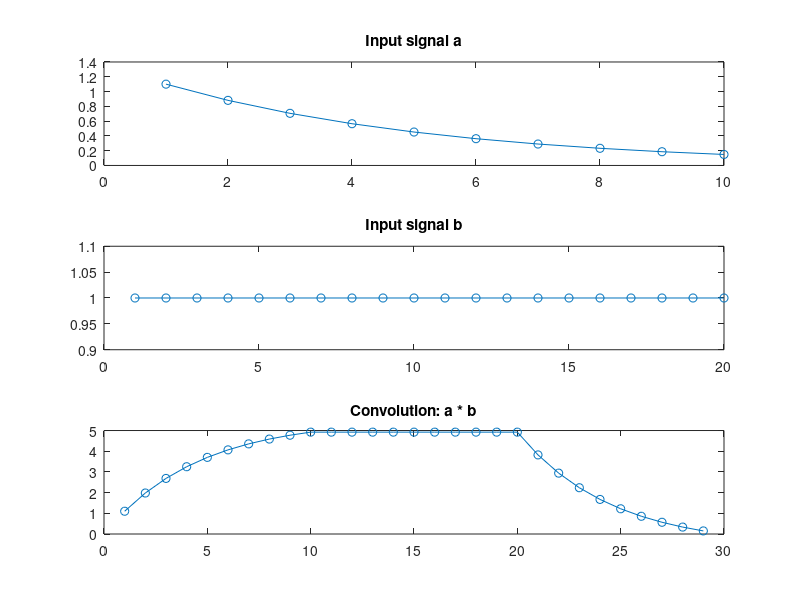
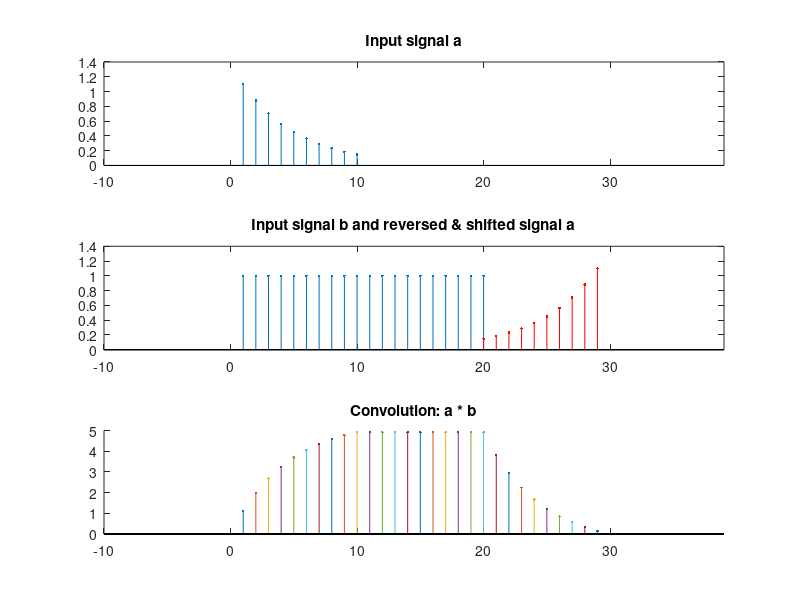

Reproduce these figures in MATLAB, in order.
% Example of computing 1-D convolution
%
% Guillermo Gallego

% You can run the entire script by pressing the F5 key
% Or, you can evaluate one or more lines by selecting them and pressing the
% F9 key (without needing to copy them to the prompt in the Command Window)

clear all % clear all variables in the workspace
close all % close all figures
clc       % clear the command window

% Convolution example
Na = 10;
x = linspace(0,1,Na);
a = 1.1*exp(-2*abs(x));
b = ones(1,2*Na);
c = conv(a,b);

figure, 
subplot(3,1,1), plot(a,'-o'), title('Input signal a')
subplot(3,1,2), plot(b,'-o'), title('Input signal b')
subplot(3,1,3), plot(c,'-o'), title('Convolution: a * b')


%% Display an animated movie of the convolution operation
a_rev = fliplr(a);
Nb = numel(b);
length_result = Na + Nb - 1;
xa = -Na;
xb = length_result + Na;

figID = figure;
subplot(3,1,1), stem(a,'.'), xlim([xa,xb]), title('Input signal a')
subplot(3,1,2), 
subplot(3,1,3), title('Convolution: a * b')
b_tmp = [zeros(1,Na), b, zeros(1,Na)]; % zero-pad b to model when the signals do not fully overlap
result = zeros(1,length_result); % avoid dynamic memory allocation
for k=1:(Na+Nb-1)
    figure(figID)
    % Compute one sample of the convolution
    result(k) = sum( a_rev.*b_tmp((1:Na)+k) );
    
    % Display result
    subplot(3,1,2), stem(b,'.')
    hold on, stem((1:Na)+(k-Na), a_rev,'r.'), hold off
    xlim([xa,xb])
    title('Input signal b and reversed & shifted signal a')
%     
    subplot(3,1,3), hold on, stem(k,result(k),'.'), hold off
    xlim([xa,xb])
    
    if (k==1)
        pause(0.5)
    end
    pause(0.4) % Wait some time (in units of seconds)
end

% Measure the error between the two ways we computed the convolution:
error_ = norm(c-result);
disp(['Error between convolution computations = ' num2str(error_)]);


%% Convolution as the product of the coefficients of two polynomials:
p_coeffs = [1,-2,3]     % polynomial x^2 -2*x +3
q_coeffs = [2,5]        % polynomial 2*x +5
pq_coeffs = conv(p_coeffs, q_coeffs) % multiply polynomials

